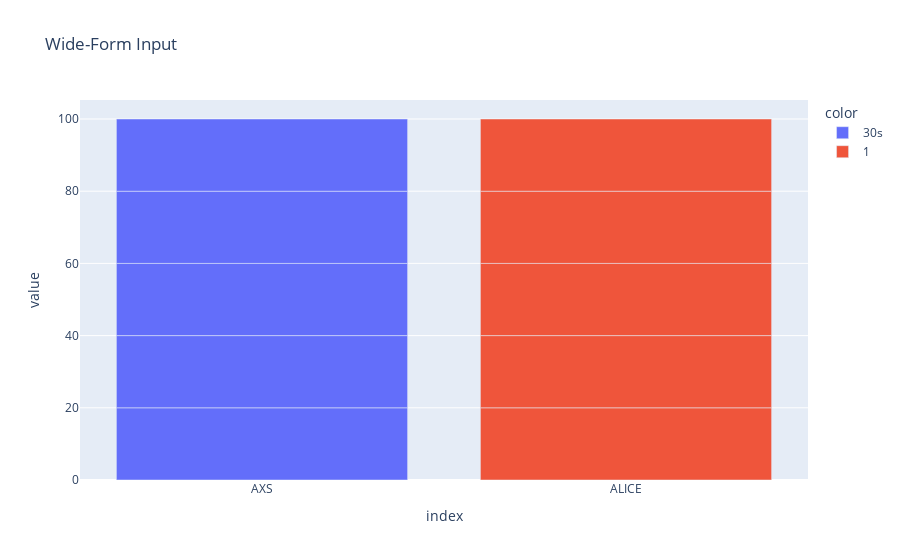

Notebook cell for this chart:
### Code cell
import plotly.express as px

wide_df = px.data.medals_wide()

fig = px.bar(dft, x=dft.index, y=['h']*5,color = ["30s","1"], title="Wide-Form Input")
fig.show()

### Figure 1 — Plotly figure (JSON) as saved in the notebook; plotly's stock layout.template omitted (floating-point values rounded to 4 significant figures)
{"data": [{"alignmentgroup": "True", "hovertemplate": "color=30s<br>index=%{x}<br>value=%{y}<extra></extra>", "legendgroup": "30s", "marker": {"color": "#636efa", "pattern": {"shape": ""}}, "name": "30s", "offsetgroup": "30s", "orientation": "v", "showlegend": true, "textposition": "auto", "type": "bar", "x": ["AXS", "AXS", "AXS", "AXS", "AXS"], "xaxis": "x", "y": [20, 20, 20, 20, 20], "yaxis": "y"}, {"alignmentgroup": "True", "hovertemplate": "color=1<br>index=%{x}<br>value=%{y}<extra></extra>", "legendgroup": "1", "marker": {"color": "#EF553B", "pattern": {"shape": ""}}, "name": "1", "offsetgroup": "1", "orientation": "v", "showlegend": true, "textposition": "auto", "type": "bar", "x": ["ALICE", "ALICE", "ALICE", "ALICE", "ALICE"], "xaxis": "x", "y": [20, 20, 20, 20, 20], "yaxis": "y"}], "layout": {"barmode": "relative", "legend": {"title": {"text": "color"}, "tracegroupgap": 0}, "title": {"text": "Wide-Form Input"}, "xaxis": {"anchor": "y", "domain": [0, 1], "title": {"text": "index"}}, "yaxis": {"anchor": "x", "domain": [0, 1], "title": {"text": "value"}}}}
